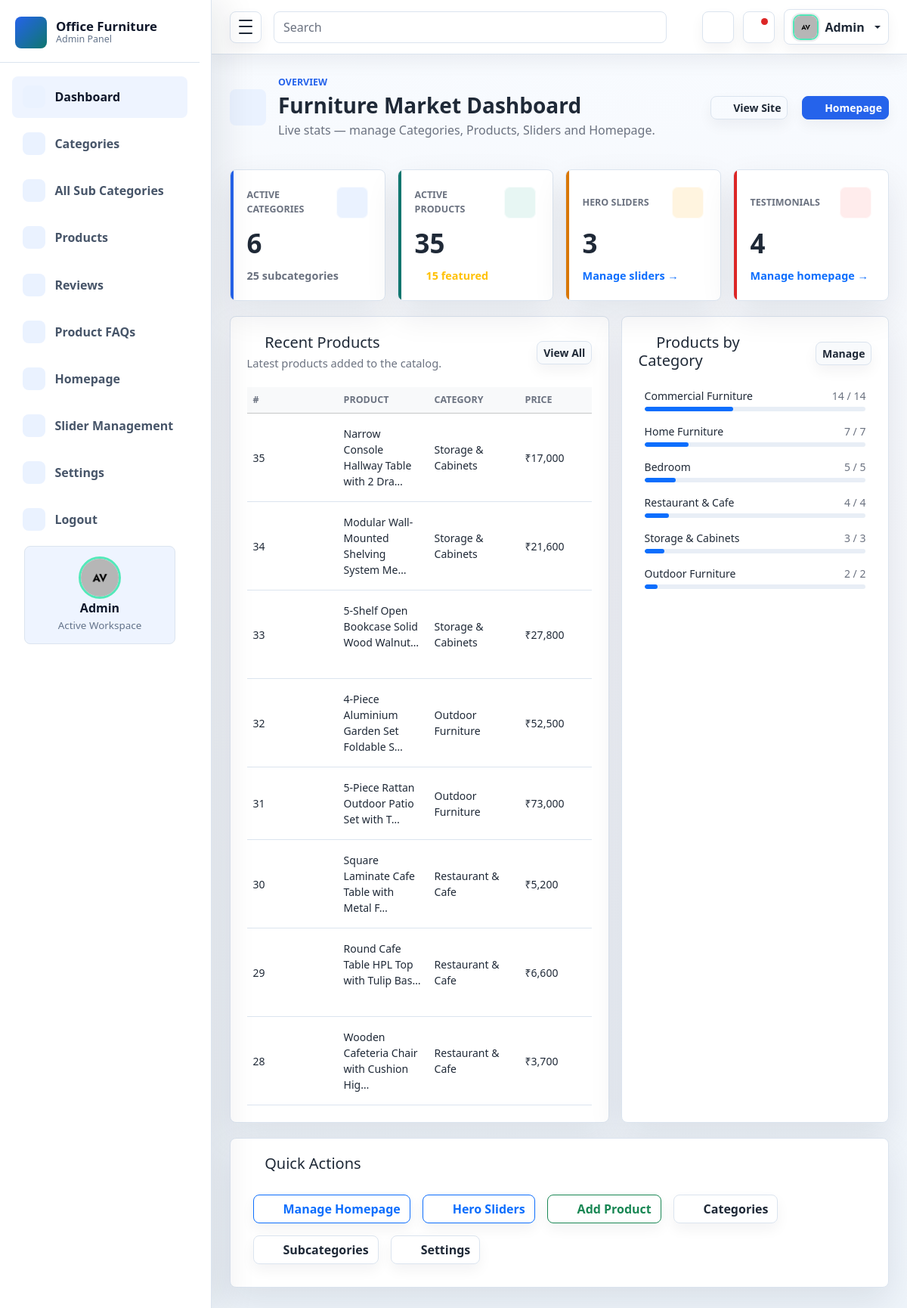
The page /admin_panel/admin_dashboard.php (signed in) on the database its author committed.
### tables this page shows
CREATE TABLE `products` (
  `id` bigint(20) UNSIGNED NOT NULL,
  `category_id` bigint(20) UNSIGNED NOT NULL,
  `subcategory_id` bigint(20) UNSIGNED DEFAULT NULL,
  `product_name` varchar(255) NOT NULL,
  `slug` varchar(255) NOT NULL,
  `sku` varchar(100) DEFAULT NULL,
  `short_description` text DEFAULT NULL,
  `description` longtext DEFAULT NULL,
  `specifications` longtext DEFAULT NULL,
  `regular_price` decimal(12,2) NOT NULL,
  `sale_price` decimal(12,2) DEFAULT NULL,
  `gst_percentage` decimal(5,2) DEFAULT 18.00,
  `stock_quantity` int(11) DEFAULT 10,
  `thumbnail` varchar(255) DEFAULT NULL,
  `product_status` enum('Active','Inactive','Draft') DEFAULT 'Active',
  `is_featured` tinyint(1) DEFAULT 0,
  `created_at` timestamp NOT NULL DEFAULT current_timestamp(),
  `updated_at` timestamp NOT NULL DEFAULT current_timestamp() ON UPDATE current_timestamp(),
  `width` decimal(8,2) DEFAULT NULL COMMENT 'Width in cm',
  `height` decimal(8,2) DEFAULT NULL COMMENT 'Height in cm',
  `depth` decimal(8,2) DEFAULT NULL COMMENT 'Depth / Length in cm',
  `seat_height` decimal(8,2) DEFAULT NULL COMMENT 'Seat height in cm',
  `dimension_image` varchar(500) DEFAULT NULL COMMENT 'Path to dimension diagram image',
  `features` text DEFAULT NULL COMMENT 'Newline-separated product features / bullet points',
  `seo_title` varchar(255) DEFAULT NULL,
  `seo_description` text DEFAULT NULL,
  `seo_keywords` varchar(500) DEFAULT NULL,
  `care_instruction` text DEFAULT NULL,
  `shipping_details` text DEFAULT NULL,
  `warranty_details` text DEFAULT NULL
);

CREATE TABLE `categories` (
  `id` int(11) NOT NULL,
  `category_name` varchar(255) NOT NULL,
  `slug` varchar(255) NOT NULL,
  `description` text DEFAULT NULL,
  `image` varchar(255) DEFAULT NULL,
  `status` enum('Active','Inactive') NOT NULL DEFAULT 'Active',
  `created_at` timestamp NOT NULL DEFAULT current_timestamp(),
  `updated_at` timestamp NULL DEFAULT current_timestamp()
);

### admin_panel/admin_dashboard.php (the view, shortened to what this page needs)
<?php
require __DIR__ . '/includes/db_conn.php';
$totalCategories  = (int)$pdo->query("SELECT COUNT(*) FROM categories WHERE status='Active'")->fetchColumn();
$totalProducts    = (int)$pdo->query("SELECT COUNT(*) FROM products WHERE product_status='Active'")->fetchColumn();
$totalSubcats     = (int)$pdo->query("SELECT COUNT(*) FROM subcategories WHERE status='Active'")->fetchColumn();
$totalSliders     = (int)$pdo->query("SELECT COUNT(*) FROM sliders WHERE status=1")->fetchColumn();
$totalTestimonials= (int)$pdo->query("SELECT COUNT(*) FROM testimonials WHERE status=1")->fetchColumn();
$featuredProducts = (int)$pdo->query("SELECT COUNT(*) FROM products WHERE is_featured=1 AND product_status='Active'")->fetchColumn();
$recentProducts = $pdo->query(
    "SELECT p.id, p.product_name, p.sale_price, p.regular_price, p.product_status, p.is_featured,
            c.category_name
       FROM products p
       JOIN categories c ON c.id = p.category_id
      ORDER BY p.id DESC LIMIT 8"
)->fetchAll();
$catBreakdown = $pdo->query(
    "SELECT c.category_name,
            COUNT(p.id) as total,
            SUM(CASE WHEN p.product_status='Active' THEN 1 ELSE 0 END) as active
       FROM categories c
       LEFT JOIN products p ON p.category_id = c.id
      GROUP BY c.id, c.category_name
      ORDER BY total DESC"
)->fetchAll();
include './layouts/header.php';
?>
<main class="dashboard-content">
  <div class="container-fluid px-3 px-lg-4 py-4">
    <div class="page-heading mb-4">
      <div class="page-heading-copy">
        <span class="page-icon"><i class="bi bi-speedometer2" aria-hidden="true"></i></span>
        <div>
          <p class="eyebrow mb-1">Overview</p>
          <h1 class="h3 mb-1">Furniture Market Dashboard</h1>
          <p class="text-muted mb-0">Live stats — manage Categories, Products, Sliders and Homepage.</p>
        </div>
      </div>
      <div class="heading-actions">
        <a href="../index.php" target="_blank" class="btn btn-outline-secondary btn-sm">
          <i class="bi bi-eye me-1"></i>View Site
        </a>
        <a href="homepage.php" class="btn btn-primary btn-sm ms-2">
          <i class="bi bi-house-door me-1"></i>Homepage
        </a>
      </div>
    </div>
    <section class="row g-3 mt-1" aria-label="Dashboard metrics">
      <div class="col-12 col-sm-6 col-xl-3">
        <article class="metric-card metric-primary">
          <div class="metric-top">
            <span class="metric-label">Active Categories</span>
            <span class="metric-icon"><i class="bi bi-grid" aria-hidden="true"></i></span>
          </div>
          <div class="metric-value"><?= $totalCategories ?></div>
          <div class="metric-meta">
            <span><?= $totalSubcats ?> subcategories</span>
          </div>
        </article>
      </div>
      <div class="col-12 col-sm-6 col-xl-3">
        <article class="metric-card metric-success">
          <div class="metric-top">
            <span class="metric-label">Active Products</span>
            <span class="metric-icon"><i class="bi bi-box-seam" aria-hidden="true"></i></span>
          </div>
          <div class="metric-value"><?= number_format($totalProducts) ?></div>
          <div class="metric-meta">
            <span class="text-warning"><i class="bi bi-star-fill"></i> <?= $featuredProducts ?> featured</span>
          </div>
        </article>
      </div>
      <div class="col-12 col-sm-6 col-xl-3">
        <article class="metric-card metric-warning">
          <div class="metric-top">
            <span class="metric-label">Hero Sliders</span>
            <span class="metric-icon"><i class="bi bi-images" aria-hidden="true"></i></span>
          </div>
          <div class="metric-value"><?= $totalSliders ?></div>
          <div class="metric-meta">
            <a href="slider_management.php">Manage sliders &rarr;</a>
          </div>
        </article>
      </div>
      <div class="col-12 col-sm-6 col-xl-3">
        <article class="metric-card metric-danger">
          <div class="metric-top">
            <span class="metric-label">Testimonials</span>
            <span class="metric-icon"><i class="bi bi-chat-quote" aria-hidden="true"></i></span>
          </div>
          <div class="metric-value"><?= $totalTestimonials ?></div>
          <div class="metric-meta">
            <a href="homepage.php">Manage homepage &rarr;</a>
          </div>
        </article>
      </div>
    </section>
    <section class="row g-3 mt-1">
      <div class="col-12 col-xl-7">
        <div class="panel">
          <div class="panel-header">
            <div>
              <h2 class="h5 mb-1"><i class="bi bi-clock-history me-2"></i>Recent Products</h2>
              <p class="text-muted mb-0">Latest products added to the catalog.</p>
            </div>
            <a class="btn btn-light btn-sm" href="products.php">View All</a>
          </div>
          <div class="table-responsive">
            <table class="table table-hover align-middle mb-0 small">
              <thead class="table-light">
                <tr>
                  <th>#</th>
                  <th>Product</th>
                  <th>Category</th>
                  <th>Price</th>
                </tr>
              </thead>
              <tbody>
                <?php foreach ($recentProducts as $rp): ?>
                  <tr>
                    <td><?= (int)$rp['id'] ?></td>
                    <td>
                      <?= htmlspecialchars(mb_strimwidth($rp['product_name'], 0, 40, '…')) ?>
                      <?php if ($rp['is_featured']): ?>
                        <i class="bi bi-star-fill text-warning ms-1" title="Featured"></i>
                      <?php endif; ?>
                    </td>
                    <td><?= htmlspecialchars($rp['category_name']) ?></td>
                    <td>
                      <?php $price = (float)($rp['sale_price'] ?: $rp['regular_price']); ?>
                      ₹<?= number_format($price) ?>
                    </td>
                  </tr>
                <?php endforeach; ?>
              </tbody>
            </table>
          </div>
        </div>
      </div>
      <div class="col-12 col-xl-5">
        <div class="panel h-100">
          <div class="panel-header">
            <div>
              <h2 class="h5 mb-1"><i class="bi bi-bar-chart me-2"></i>Products by Category</h2>
            </div>
            <a class="btn btn-light btn-sm" href="categories.php">Manage</a>
          </div>
          <div class="px-2">
            <?php foreach ($catBreakdown as $cb):
              $pct = $totalProducts > 0 ? round(($cb['active'] / $totalProducts) * 100) : 0;
            ?>
              <div class="mb-3">
                <div class="d-flex justify-content-between mb-1">
                  <span class="small fw-500"><?= htmlspecialchars($cb['category_name']) ?></span>
                  <span class="small text-muted"><?= (int)$cb['active'] ?> / <?= (int)$cb['total'] ?></span>
                </div>
                <div class="progress" style="height:6px;">
                  <div class="progress-bar" role="progressbar"
                       style="width:<?= $pct ?>%"
                       aria-valuenow="<?= $pct ?>" aria-valuemin="0" aria-valuemax="100"></div>
                </div>
              </div>
            <?php endforeach; ?>
          </div>
        </div>
      </div>
    </section>
    <section class="row g-3 mt-1">
      <div class="col-12">
        <div class="panel">
          <div class="panel-header">
            <h2 class="h5 mb-0"><i class="bi bi-lightning-charge me-2"></i>Quick Actions</h2>
          </div>
          <div class="d-flex flex-wrap gap-3 p-2">
            <a href="homepage.php" class="btn btn-outline-primary">
              <i class="bi bi-house-door me-2"></i>Manage Homepage
            </a>
            <a href="slider_management.php" class="btn btn-outline-primary">
              <i class="bi bi-images me-2"></i>Hero Sliders
            </a>
            <a href="products_forms.php" class="btn btn-outline-success">
              <i class="bi bi-plus-circle me-2"></i>Add Product
            </a>
            <a href="categories.php" class="btn btn-outline-secondary">
              <i class="bi bi-grid me-2"></i>Categories
            </a>
            <a href="all_sub_categories.php" class="btn btn-outline-secondary">
              <i class="bi bi-diagram-3 me-2"></i>Subcategories
            </a>
            <a href="settings.php" class="btn btn-outline-secondary">
              <i class="bi bi-gear me-2"></i>Settings
            </a>
          </div>
        </div>
      </div>
    </section>
  </div>
</main>
<?php include './layouts/footer.php'; ?>

### rows shown on the page
products: id "35", product_name "Narrow Console Hallway Table with 2 Dra…", category.category_name "Storage & Cabinets", sale_price "17,000"
products: id "34", product_name "Modular Wall-Mounted Shelving System Me…", category.category_name "Storage & Cabinets", sale_price "21,600"
products: id "33", product_name "5-Shelf Open Bookcase Solid Wood Walnut…", is_featured 1 (drawn), category.category_name "Storage & Cabinets", sale_price "27,800"
products: id "32", product_name "4-Piece Aluminium Garden Set Foldable S…", category.category_name "Outdoor Furniture", sale_price "52,500"
products: id "31", product_name "5-Piece Rattan Outdoor Patio Set with T…", is_featured 1 (drawn), category.category_name "Outdoor Furniture", sale_price "73,000"
products: id "30", product_name "Square Laminate Cafe Table with Metal F…", category.category_name "Restaurant & Cafe", sale_price "5,200"
products: id "29", product_name "Round Cafe Table HPL Top with Tulip Bas…", is_featured 1 (drawn), category.category_name "Restaurant & Cafe", sale_price "6,600"
products: id "28", product_name "Wooden Cafeteria Chair with Cushion Hig…", category.category_name "Restaurant & Cafe", sale_price "3,700"

### other values the page prints
$totalCategories "6"
$totalSubcats "25"
$totalProducts "35"
$featuredProducts "15"
$totalSliders "3"
$totalTestimonials "4"
$cb['category_name'] "Commercial Furniture"
$cb['active'] "14"
$cb['total'] "14"
$cb['category_name'] "Home Furniture"
$cb['active'] "7"
$cb['total'] "7"
$cb['category_name'] "Bedroom"
$cb['active'] "5"
$cb['total'] "5"
